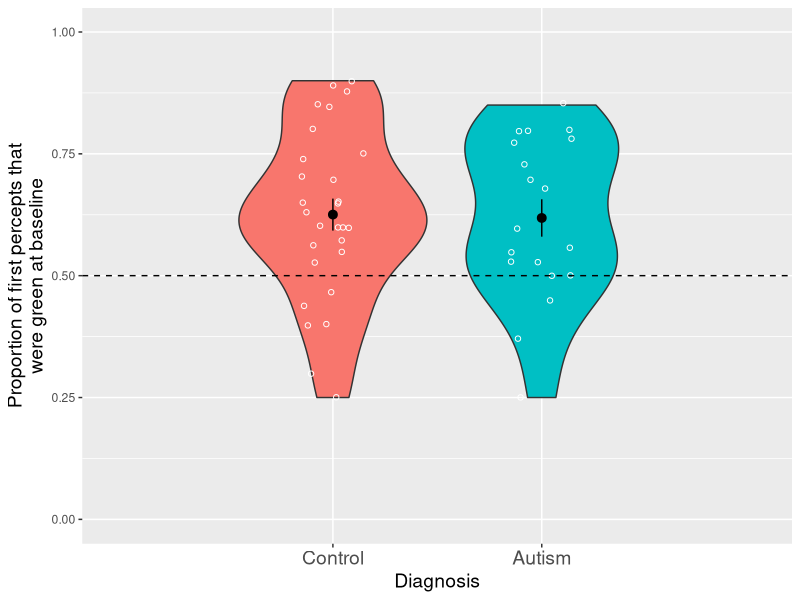
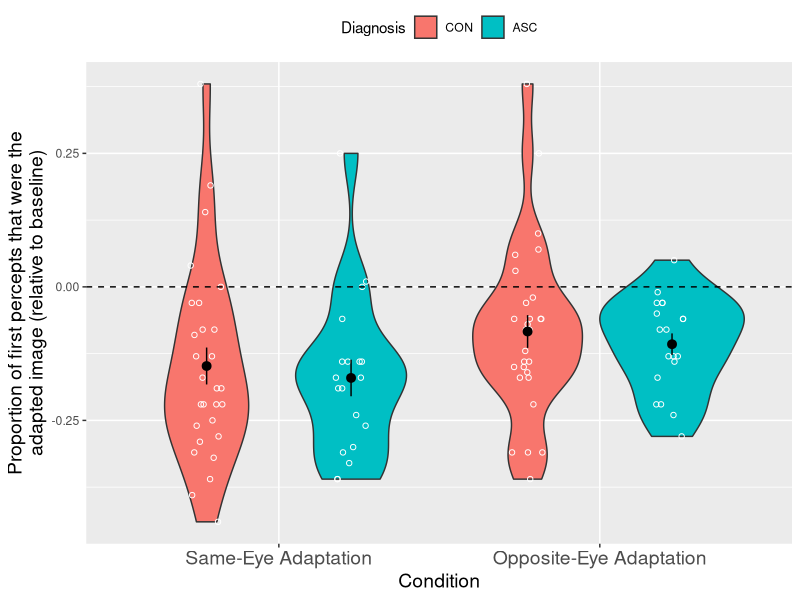
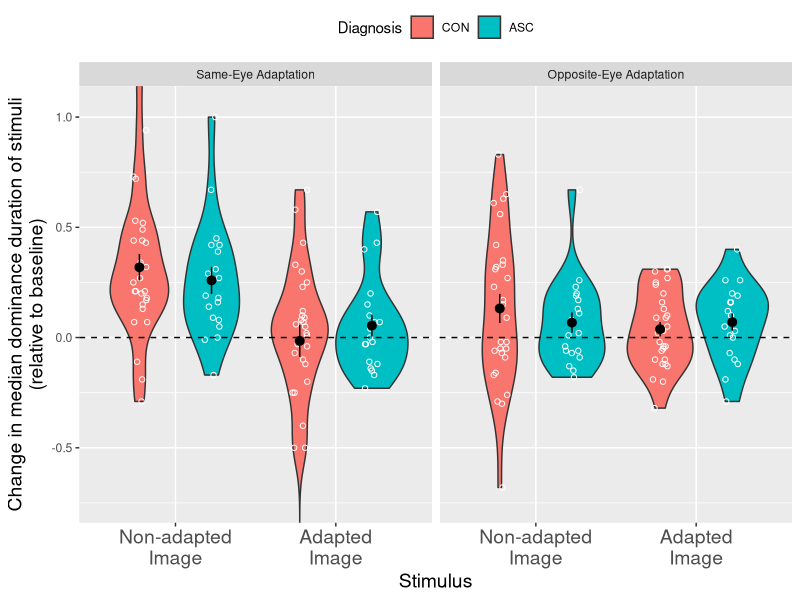

The R source for these figures, in order:
library(ggplot2)
library(reshape2)

allData <- read.csv("adaptation-results-original-replication.csv")

# convert diagnosis to factor
allData$Diagnosis <- as.factor(allData$Diagnosis)
levels(allData$Diagnosis) <- c("CON", "ASC")

# convert experiment to factor
allData$Experiment <- as.factor(allData$Experiment)
levels(allData$Experiment) <- c("Experiment 1", "Experiment 2")


# kick out outliers and only focus on study 1
inData = subset(allData, Inliers==1)


# first percept bias plot
ggplot(inData, aes(x=Diagnosis, y = no.exposure.green.first)) +
  # violin plot
  geom_violin(aes(fill=Diagnosis,
                  scale="count")) +
  # superimpose scatter
  geom_jitter(color = "white",
              width=0.15,
              shape=1) +
  # superimpose reference line
  geom_hline(yintercept=0.5, linetype=2) +
  # superimpose mean and errorbars
  stat_summary(fun.data=mean_se, 
               geom="pointrange", color="gray0") +
  # set the axes
  scale_y_continuous(name="Proportion of first percepts that\nwere green at baseline") +
  scale_x_discrete(name="Diagnosis", labels=c("Control", "Autism"),
                   expand=c(0, 1.2)) +
  coord_cartesian(ylim=c(0, 1)) +
  # adjust the theme
  theme(axis.text.x = element_text(size=14),
        axis.title.x = element_text(size=14),
        axis.title.y = element_text(size=14),
        legend.position = "none")


# shift in first percept plot #
shiftData <- melt(inData[, c("Diagnosis",
                             "val.exposure.exposed.first",
                             "inv.exposure.exposed.first",
                             "Experiment")])

ggplot(shiftData, aes(x=variable, y = value, fill = Diagnosis)) + 
  geom_violin(aes(scale="count")) +
  geom_jitter(color="white",
              position=position_jitterdodge(dodge.width=0.9,jitter.width=0.2),
              show.legend=FALSE,
              shape=1) +
  
  geom_hline(yintercept=0, linetype=2) +
  stat_summary(fun.data=mean_se, 
               geom="pointrange", color="gray0",
               position=position_dodge(width=0.9),
               show.legend=FALSE) +
  # adjust the theme a bit
  theme(axis.text.x = element_text(size=14),
        axis.title.x = element_text(size=14),
        axis.title.y = element_text(size=14),
        legend.position = "top") +
  # adjust the axes
  scale_y_continuous(name="Proportion of first percepts that were the\nadapted image (relative to baseline)") +
  scale_x_discrete(name="Condition", labels=c("Same-Eye Adaptation", "Opposite-Eye Adaptation"))
#  coord_cartesian(ylim=c(-0.5, 0.3))


# change in percept duration plot #
durations <- inData[, c("Diagnosis",
                        "no.exposure.dom.median",
                        "val.exposure.exposed.median",
                        "val.exposure.nonexp.median",
                        "inv.exposure.exposed.median",
                        "inv.exposure.nonexp.median")]

durations[,2:6] <- durations[,2:6] - durations$no.exposure.dom.median

durations <- melt(durations[,c(1, 3:6)])

durations$exposure.condition <- as.factor(durations$variable == "val.exposure.exposed.median" |
  durations$variable == "val.exposure.nonexp.median")
levels(durations$exposure.condition) <- c("Opposite-Eye Adaptation",
                                          "Same-Eye Adaptation")
durations$exposure.condition <- factor(durations$exposure.condition, levels=rev(levels(durations$exposure.condition)))

durations$exposure.type <- as.factor(durations$variable == "val.exposure.exposed.median" |
                                       durations$variable == "inv.exposure.exposed.median")
levels(durations$exposure.type) <- c("Non-adapted\nImage",
                                          "Adapted\nImage")


ggplot(durations, aes(x=exposure.type, y = value, fill = Diagnosis)) +
  # plot violins
  geom_violin(aes(scale="count")) +
  # split into multiple graphs
  facet_grid(. ~ exposure.condition) +
  # superimpose scattered data
  geom_jitter(color="white",
              position=position_jitterdodge(dodge.width=0.9,jitter.width=0.2),
              show.legend=FALSE,
              shape=1) +
  # superimpose horizontal line
  geom_hline(yintercept=0, linetype=2) +
  # superimpose mean and errorbar
  stat_summary(fun.data=mean_se, 
               geom="pointrange", color="gray0",
               position=position_dodge(width=0.9),
               show.legend=FALSE) +
  # adjust the theme a bit
  theme(axis.text.x = element_text(size=14),
        axis.title.x = element_text(size=14),
        axis.title.y = element_text(size=14),
        legend.position = "top") +
  # adjust the axes
  coord_cartesian(ylim=c(-0.75, 1.05)) +
  scale_y_continuous(name="Change in median dominance duration of stimuli\n(relative to baseline)") +
  scale_x_discrete(name="Stimulus")